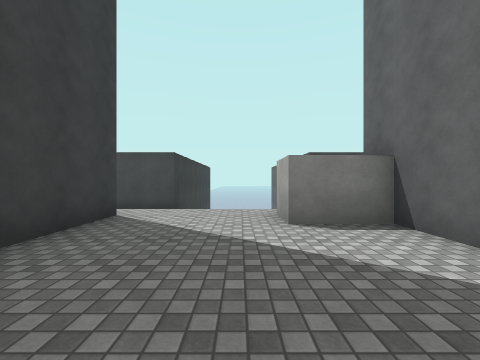
[1] (above)

12 first-person views from a walk through a 3-D level made in the Unity game engine. The camera is 1.3 m above the floor, looks level and sees 90° across. The floor is counted in squares, 2 m on a side. Each view is taken from the middle of a square. On the plan, view 1 faces up. The plan holds only what a view shows up to about 9 squares ahead; the rest is blank. The place goes on beyond the plan. The player character is not drawn. Surface patterns are stand-ins for the level's own textures.

[2]
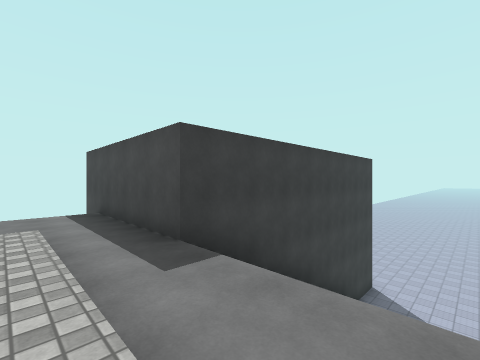

[3]
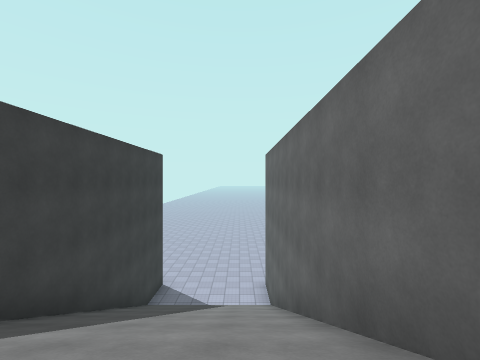

[4]
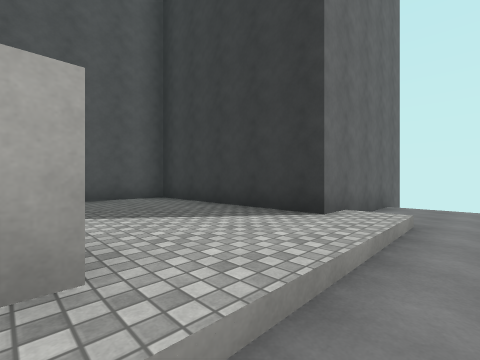

[5]
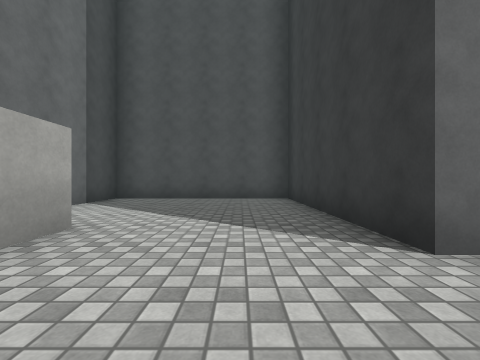

[6]
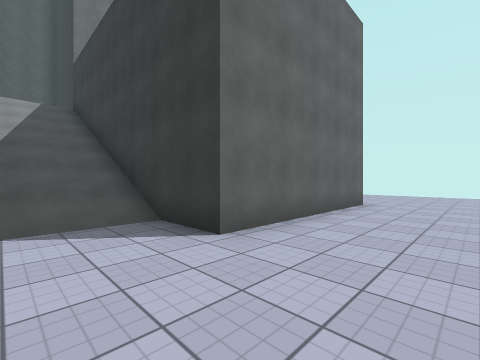

[7]
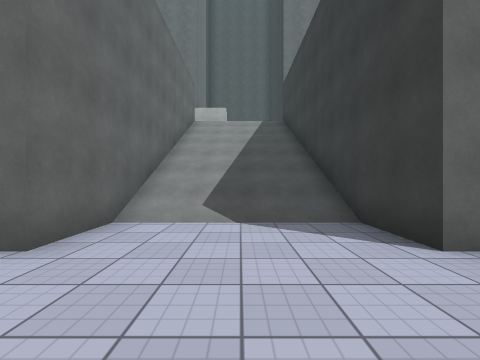

[8]
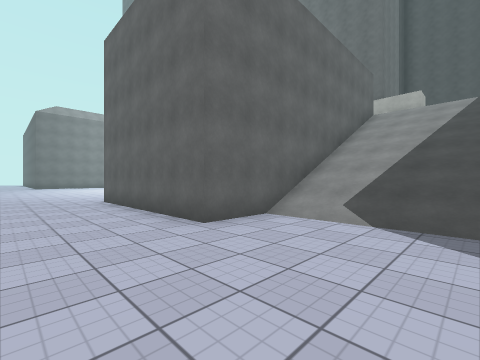

[9]
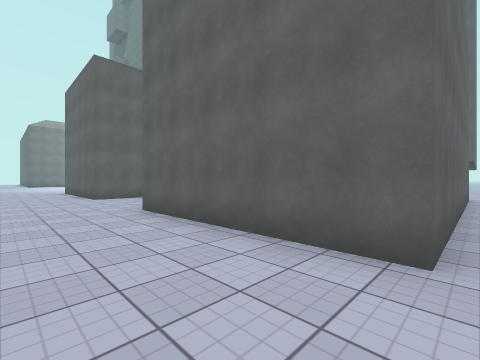

[10]
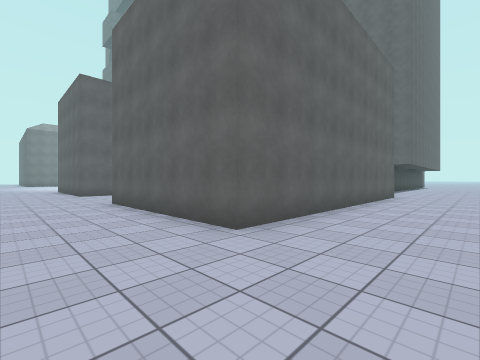

[11]
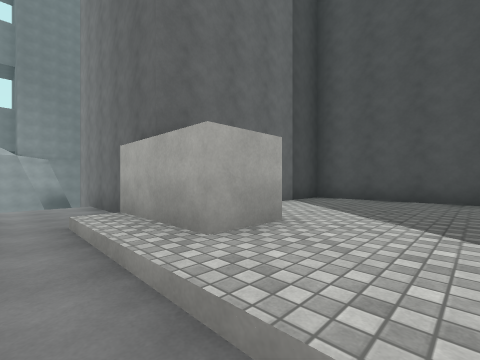

[12]
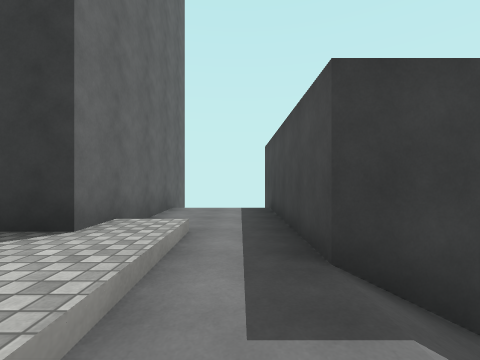

### Floor plan
Key: @ floor where view 1 was taken; # wall or solid block; . main floor; : floor 6.5 m higher than the main floor; + floor 6.75 m higher than the main floor; / step, stairs or slope.
Columns run from 11 left of view 1 to 10 right of it. Each row starts with its distance up from view 1.
 17 ......................
 16 ......................
 15  ....#####...#####...
 14   ..##   #...#
 13   ..#    #///#
 12   ..#    #///#
 11   ..#    #///#
 10   ..#    #///#
  9   ..#    #///#
  8   ..#    #///#
  7   ..######///#
  6   ....::::///::::.
  5      .::/+++++/::.
  4       ###+++#####
  3         #+++++#
  2         #+++++#
  1         #+++++#
  0         #++@++#
 -1         #######

Where each view was taken, in squares from view 1:
view 1: 0 up, 0 right, facing up
view 2: 5 up, 1 right, facing up-left
view 3: 6 up, 1 right, facing up
view 4: 6 up, 1 right, facing down-left
view 5: 6 up, 1 left, facing down
view 6: 17 up, 0 right, facing down-left
view 7: 17 up, 0 right, facing down
view 8: 17 up, 1 left, facing down-right
view 9: 17 up, 7 left, facing down-right
view 10: 17 up, 9 left, facing down-right
view 11: 6 up, 1 left, facing down-right
view 12: 6 up, 0 right, facing left
